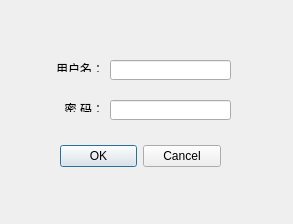
<?xml version="1.0" encoding="UTF-8"?>
<ui version="4.0">
 <class>Login</class>
 <widget class="QDialog" name="Login">
  <property name="geometry">
   <rect>
    <x>0</x>
    <y>0</y>
    <width>293</width>
    <height>224</height>
   </rect>
  </property>
  <property name="windowTitle">
   <string>Dialog</string>
  </property>
  <widget class="QDialogButtonBox" name="buttonBox">
   <property name="geometry">
    <rect>
     <x>60</x>
     <y>140</y>
     <width>161</width>
     <height>32</height>
    </rect>
   </property>
   <property name="orientation">
    <enum>Qt::Horizontal</enum>
   </property>
   <property name="standardButtons">
    <set>QDialogButtonBox::Cancel|QDialogButtonBox::Ok</set>
   </property>
  </widget>
  <widget class="QLineEdit" name="lineEdit_pwd">
   <property name="geometry">
    <rect>
     <x>110</x>
     <y>100</y>
     <width>121</width>
     <height>20</height>
    </rect>
   </property>
   <property name="text">
    <string notr="true"/>
   </property>
   <property name="echoMode">
    <enum>QLineEdit::Password</enum>
   </property>
  </widget>
  <widget class="QLabel" name="label_13">
   <property name="geometry">
    <rect>
     <x>50</x>
     <y>60</y>
     <width>54</width>
     <height>12</height>
    </rect>
   </property>
   <property name="text">
    <string>&lt;html&gt;&lt;head/&gt;&lt;body&gt;&lt;p align=&quot;right&quot;&gt;用户名：&lt;/p&gt;&lt;/body&gt;&lt;/html&gt;</string>
   </property>
  </widget>
  <widget class="QLabel" name="label_14">
   <property name="geometry">
    <rect>
     <x>50</x>
     <y>100</y>
     <width>54</width>
     <height>12</height>
    </rect>
   </property>
   <property name="layoutDirection">
    <enum>Qt::RightToLeft</enum>
   </property>
   <property name="text">
    <string>&lt;html&gt;&lt;head/&gt;&lt;body&gt;&lt;p align=&quot;right&quot;&gt; 密  码：&lt;/p&gt;&lt;/body&gt;&lt;/html&gt;</string>
   </property>
  </widget>
  <widget class="QLineEdit" name="lineEdit_name">
   <property name="geometry">
    <rect>
     <x>110</x>
     <y>60</y>
     <width>121</width>
     <height>20</height>
    </rect>
   </property>
  </widget>
 </widget>
 <resources/>
 <connections>
  <connection>
   <sender>buttonBox</sender>
   <signal>accepted()</signal>
   <receiver>Login</receiver>
   <slot>accept()</slot>
   <hints>
    <hint type="sourcelabel">
     <x>248</x>
     <y>254</y>
    </hint>
    <hint type="destinationlabel">
     <x>157</x>
     <y>274</y>
    </hint>
   </hints>
  </connection>
  <connection>
   <sender>buttonBox</sender>
   <signal>rejected()</signal>
   <receiver>Login</receiver>
   <slot>reject()</slot>
   <hints>
    <hint type="sourcelabel">
     <x>316</x>
     <y>260</y>
    </hint>
    <hint type="destinationlabel">
     <x>286</x>
     <y>274</y>
    </hint>
   </hints>
  </connection>
 </connections>
</ui>
